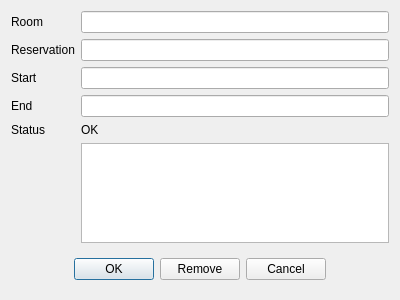
<?xml version="1.0" encoding="UTF-8"?>
<ui version="4.0">
 <class>DlgOORoomProp</class>
 <widget class="QDialog" name="DlgOORoomProp">
  <property name="geometry">
   <rect>
    <x>0</x>
    <y>0</y>
    <width>400</width>
    <height>300</height>
   </rect>
  </property>
  <property name="windowTitle">
   <string>Out of order</string>
  </property>
  <layout class="QGridLayout" name="gridLayout">
   <item row="2" column="0">
    <widget class="QLabel" name="label">
     <property name="text">
      <string>Start</string>
     </property>
    </widget>
   </item>
   <item row="3" column="0">
    <widget class="QLabel" name="label_2">
     <property name="text">
      <string>End</string>
     </property>
    </widget>
   </item>
   <item row="2" column="1">
    <widget class="EDateEdit" name="deStart"/>
   </item>
   <item row="5" column="1">
    <widget class="EQTextEdit" name="teRemarks"/>
   </item>
   <item row="0" column="0">
    <widget class="QLabel" name="label_5">
     <property name="text">
      <string>Room</string>
     </property>
    </widget>
   </item>
   <item row="0" column="1">
    <widget class="EQLineEdit" name="leRoom">
     <property name="readOnly">
      <bool>true</bool>
     </property>
    </widget>
   </item>
   <item row="3" column="1">
    <widget class="EDateEdit" name="deEnd"/>
   </item>
   <item row="4" column="0">
    <widget class="QLabel" name="label_3">
     <property name="text">
      <string>Status</string>
     </property>
    </widget>
   </item>
   <item row="4" column="1">
    <widget class="QLabel" name="lbOO">
     <property name="text">
      <string>OK</string>
     </property>
    </widget>
   </item>
   <item row="6" column="0" colspan="2">
    <widget class="QWidget" name="widget" native="true">
     <layout class="QHBoxLayout" name="horizontalLayout">
      <item>
       <spacer name="horizontalSpacer">
        <property name="orientation">
         <enum>Qt::Horizontal</enum>
        </property>
        <property name="sizeHint" stdset="0">
         <size>
          <width>95</width>
          <height>20</height>
         </size>
        </property>
       </spacer>
      </item>
      <item>
       <widget class="QPushButton" name="btnOk">
        <property name="text">
         <string>OK</string>
        </property>
       </widget>
      </item>
      <item>
       <widget class="QPushButton" name="btmRemove">
        <property name="text">
         <string>Remove</string>
        </property>
       </widget>
      </item>
      <item>
       <widget class="QPushButton" name="btnCancel">
        <property name="text">
         <string>Cancel</string>
        </property>
       </widget>
      </item>
      <item>
       <spacer name="horizontalSpacer_2">
        <property name="orientation">
         <enum>Qt::Horizontal</enum>
        </property>
        <property name="sizeHint" stdset="0">
         <size>
          <width>95</width>
          <height>20</height>
         </size>
        </property>
       </spacer>
      </item>
     </layout>
    </widget>
   </item>
   <item row="1" column="0">
    <widget class="QLabel" name="label_6">
     <property name="text">
      <string>Reservation</string>
     </property>
    </widget>
   </item>
   <item row="1" column="1">
    <widget class="EQLineEdit" name="leReserve">
     <property name="readOnly">
      <bool>true</bool>
     </property>
    </widget>
   </item>
  </layout>
 </widget>
 <customwidgets>
  <customwidget>
   <class>EQLineEdit</class>
   <extends>QLineEdit</extends>
   <header location="global">eqlineedit.h</header>
   <slots>
    <signal>customButtonClicked(bool)</signal>
   </slots>
  </customwidget>
  <customwidget>
   <class>EDateEdit</class>
   <extends>QLineEdit</extends>
   <header location="global">edateedit.h</header>
  </customwidget>
  <customwidget>
   <class>EQTextEdit</class>
   <extends>QTextEdit</extends>
   <header location="global">eqtextedit.h</header>
  </customwidget>
 </customwidgets>
 <tabstops>
  <tabstop>leRoom</tabstop>
  <tabstop>leReserve</tabstop>
  <tabstop>deStart</tabstop>
  <tabstop>deEnd</tabstop>
  <tabstop>teRemarks</tabstop>
  <tabstop>btnOk</tabstop>
  <tabstop>btmRemove</tabstop>
  <tabstop>btnCancel</tabstop>
 </tabstops>
 <resources/>
 <connections/>
</ui>
